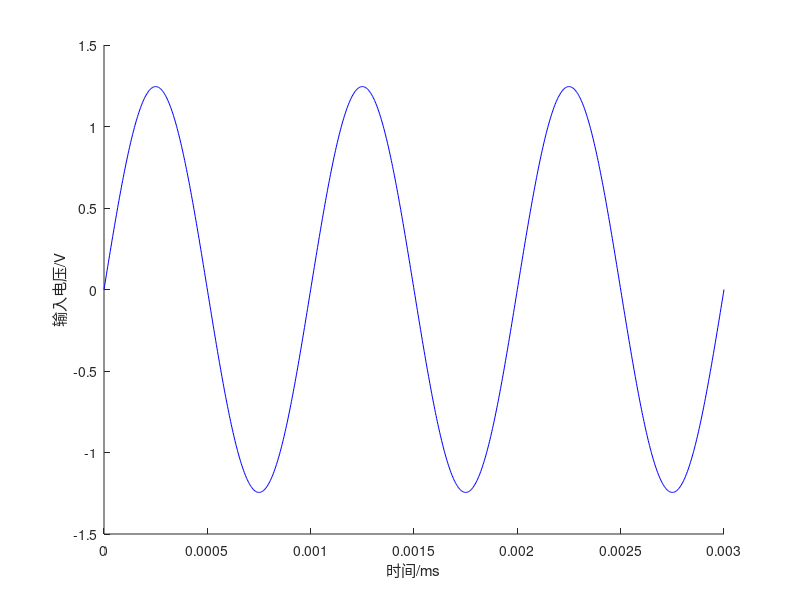

The MATLAB source for this figure:
%%  清内存 关闭窗口 准备工作
clear 
close all
clc
 
%%  signal
% 三要素
A=2.49/2;                %amplify
f=1000;               %Hz
w=2*pi*f;           %rad/s
p=0;                %rad
%采样
T=0.003;                %s        %观测时间
fs=2000*f;            %Hz       %采样频率
d=1/fs;             %s        %采样间隔
 
 
t1=linspace(0,0.003,1000);      %离散时间t
t2=linspace(0.001,0.0015,1000); 
t3=linspace(0.0005,0.001,1000); 
t4=linspace(0.0015,0.002,1000); 
t5=linspace(0.002,0.0025,1000); 
t6=linspace(0.0025,0.003,1000); 
  s1=A*sin(w*t1+p);
  s2=A*sin((w+400)*(t2-7.5e-5)+p).*(sin((w+400)*(t2-7.5e-5))>0);hold on;
  s3=A*sin((w+400)*(t3-4.5e-5)+p).*(sin((w+400)*(t3-4.5e-5))<0);hold on;
  s4=A*sin((w+400)*(t4-10.5e-5)+p).*(sin((w+400)*(t4-10.5e-5))<0);hold on;
  s5=A*sin((w+400)*(t5-13.5e-5)+p).*(sin((w+400)*(t5-13.5e-5))>0);hold on;
  s6=A*sin((w+400)*(t6-16.5e-5)+p).*(sin((w+400)*(t6-16.5e-5))<0);
 figure(1)
plot(t1,s1,'b');
xlabel('时间/ms');
ylabel('输入电压/V');
